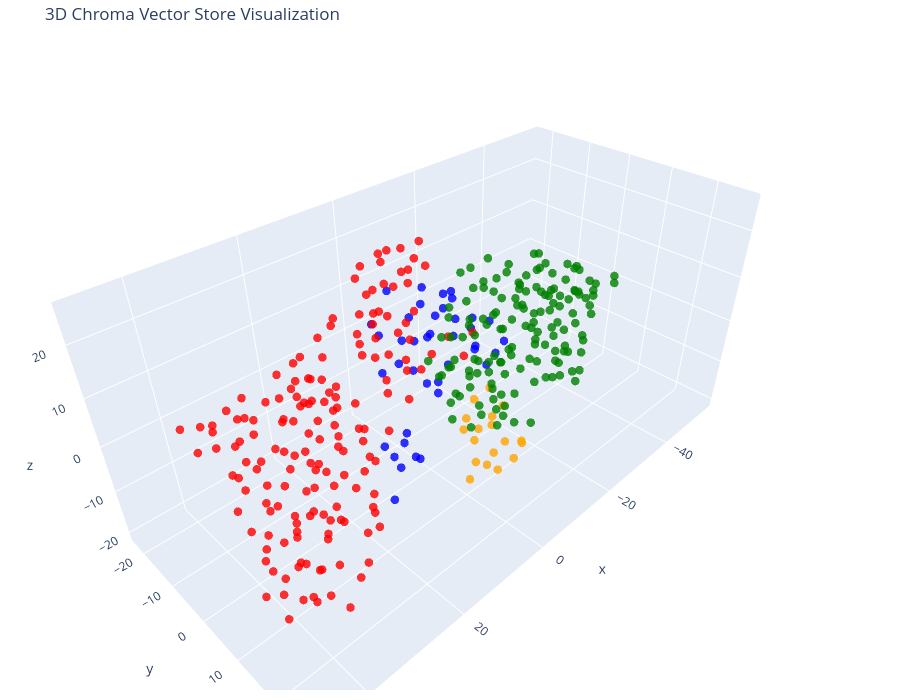

Write notebook code for a chart like this one.
### Code cell
tsne = TSNE(n_components=3, random_state=42)
reduced_vectors = tsne.fit_transform(vectors)

# Create the 3D scatter plot
fig = go.Figure(data=[go.Scatter3d(
    x=reduced_vectors[:, 0],
    y=reduced_vectors[:, 1],
    z=reduced_vectors[:, 2],
    mode='markers',
    marker=dict(size=5, color=colors, opacity=0.8),
    text=[f"Type: {t}<br>Text: {d[:100]}..." for t, d in zip(doc_types, documents)],
    hoverinfo='text'
)])

fig.update_layout(
    title='3D Chroma Vector Store Visualization',
    scene=dict(xaxis_title='x', yaxis_title='y', zaxis_title='z'),
    width=900,
    height=700,
    margin=dict(r=10, b=10, l=10, t=40)
)

fig.show()

### Figure 1 — Plotly figure (JSON) as saved in the notebook; plotly's stock layout.template omitted (floating-point values rounded to 4 significant figures; data arrays with more than 128 entries replaced by an {"elided": "..."} marker saying what was removed)
{"data": [{"hoverinfo": "text", "marker": {"color": {"elided": "367 str values"}, "opacity": 0.8, "size": 5}, "mode": "markers", "text": {"elided": "367 str values"}, "type": "scatter3d", "x": {"elided": "367 float values"}, "y": {"elided": "367 float values"}, "z": {"elided": "367 float values"}}], "layout": {"height": 700, "margin": {"b": 10, "l": 10, "r": 10, "t": 40}, "scene": {"xaxis": {"title": {"text": "x"}}, "yaxis": {"title": {"text": "y"}}, "zaxis": {"title": {"text": "z"}}}, "title": {"text": "3D Chroma Vector Store Visualization"}, "width": 900}}
